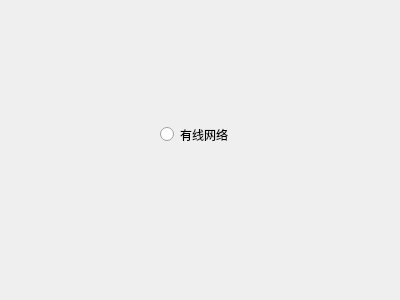
<?xml version="1.0" encoding="UTF-8"?>
<ui version="4.0">
 <class>Widget</class>
 <widget class="QWidget" name="Widget">
  <property name="geometry">
   <rect>
    <x>0</x>
    <y>0</y>
    <width>400</width>
    <height>300</height>
   </rect>
  </property>
  <property name="windowTitle">
   <string>Widget</string>
  </property>
  <widget class="QRadioButton" name="radioButton">
   <property name="geometry">
    <rect>
     <x>160</x>
     <y>120</y>
     <width>114</width>
     <height>29</height>
    </rect>
   </property>
   <property name="text">
    <string>有线网络</string>
   </property>
  </widget>
 </widget>
 <resources/>
 <connections/>
</ui>
